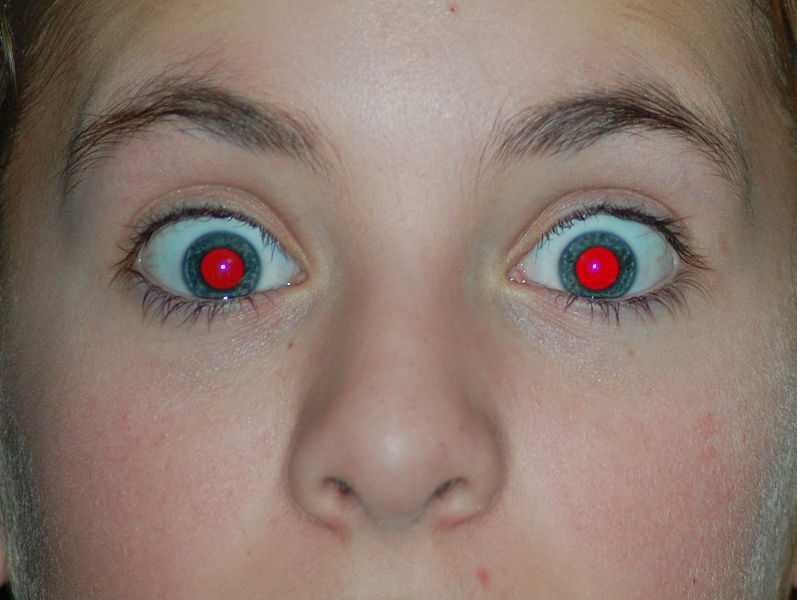
//> input picture tests/RedEyeRemover/red_eyes.jpg, 797 x 600 px
$ ./contour ../RedEyeRemover/red_eyes.jpg   (built with g++ and OpenCV 4)
//> lines starting //> are read from the running program, lines starting //| are printed output that depends on the picture; after the words box and inside, x2 and y2 are one past the last pixel; in counts of white or black regions, pixels touching at a corner belong together
#include "opencv2/imgcodecs.hpp"
#include "opencv2/highgui.hpp"
#include "opencv2/imgproc.hpp"
#include <iostream>
using namespace cv;
using namespace std;
Mat src_gray;
int thresh = 100;
RNG rng(12345);
void thresh_callback(int, void* );
int main( int argc, char** argv )
{
    CommandLineParser parser( argc, argv, "{@input | ../data/stuff.jpg | input image}" );
    Mat src = imread( parser.get<String>( "@input" ) );
//> src is the input picture: 600 rows x 797 cols, CV_8UC3; mean B, G, R 110, 120, 139.7
    if( src.empty() )
    {
        cout << "Could not open or find the image!\n" << endl;
        cout << "Usage: " << argv[0] << " <Input image>" << endl;
        return -1;
    }
    cvtColor( src, src_gray, COLOR_BGR2GRAY );
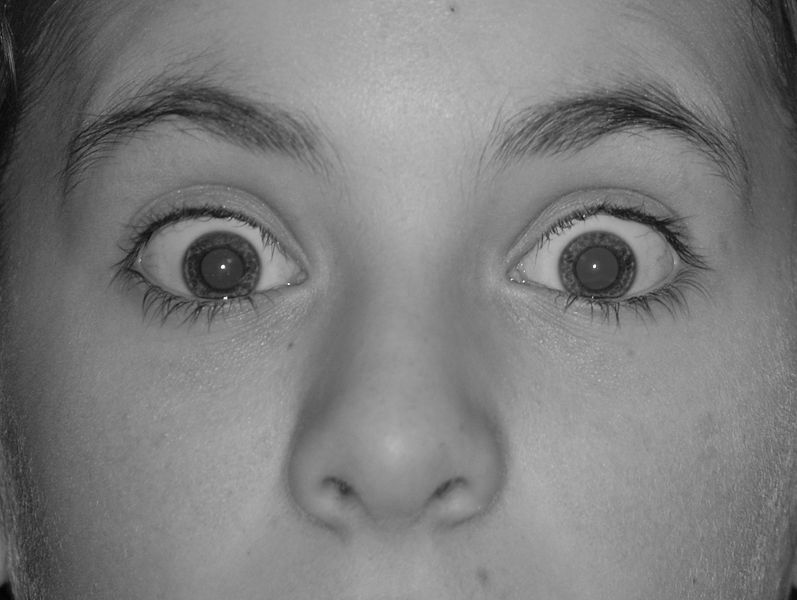
//> src_gray: 600 rows x 797 cols, CV_8UC1; min 1, max 254, mean 124.8
    blur( src_gray, src_gray, Size(3,3) );
    const char* source_window = "Source";
    namedWindow( source_window);
    moveWindow(source_window, 100, 100);
    imshow( source_window, src );
    const int max_thresh = 255;
    createTrackbar( "Canny thresh:", source_window, &thresh, max_thresh, thresh_callback );
    thresh_callback( 0, 0 );
    waitKey();
    return 0;
}
void thresh_callback(int, void* )
{
    Mat canny_output;
    Canny( src_gray, canny_output, thresh, thresh*2 );
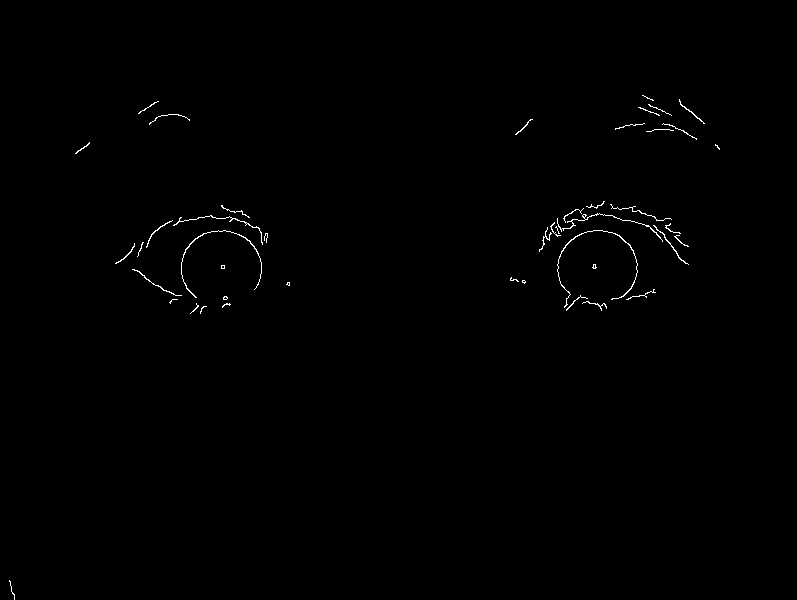
//> canny_output: 600 rows x 797 cols, CV_8UC1; 0.42% white in thin lines or dots, all inside (x1, y1, x2, y2) = (9, 95, 720, 600)
    vector<vector<Point> > contours;
    findContours( canny_output, contours, RETR_TREE, CHAIN_APPROX_SIMPLE, Point(0, 0) );
//> contours = 52 contours, 46 with area under 20; largest, box (x1, y1, x2, y2) and area: (557, 230, 638, 308) 54, (181, 230, 262, 298) 46, (557, 213, 663, 242) 38, (653, 225, 689, 265) 27, (173, 215, 263, 245) 26, (132, 269, 182, 296) 21
    vector<RotatedRect> minRect( contours.size() );
    vector<RotatedRect> minEllipse( contours.size() );
    for( size_t i = 0; i < contours.size(); i++ )
    {
        minRect[i] = minAreaRect( contours[i] );
        if( contours[i].size() > 5 )
        {
            minEllipse[i] = fitEllipse( contours[i] );
        }
    }
//> this loop made 52 passes
    Mat drawing = Mat::zeros( canny_output.size(), CV_8UC3 );
    for( size_t i = 0; i< contours.size(); i++ )
    {
        Scalar color = Scalar( rng.uniform(0, 256), rng.uniform(0,256), rng.uniform(0,256) );
        // contour
        drawContours( drawing, contours, (int)i, color );
        // ellipse
        ellipse( drawing, minEllipse[i], color, 2 );
        // rotated rectangle
        Point2f rect_points[4];
        minRect[i].points( rect_points );
        for ( int j = 0; j < 4; j++ )
        {
            line( drawing, rect_points[j], rect_points[(j+1)%4], color );
        }
    }
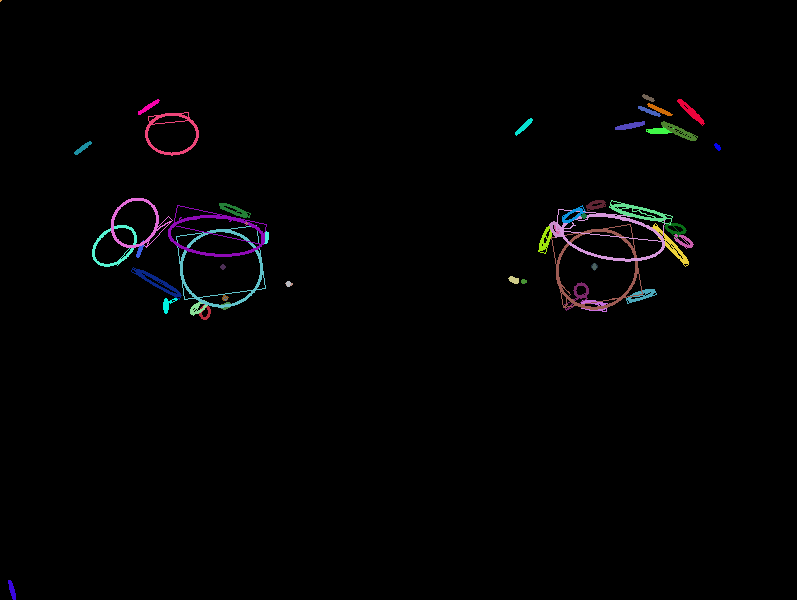
//> drawing: 600 rows x 797 cols, CV_8UC3; mean B, G, R 3, 2.5, 2.8
    imshow( "Contours", drawing);
    moveWindow("Contours", 100, 100);
}
